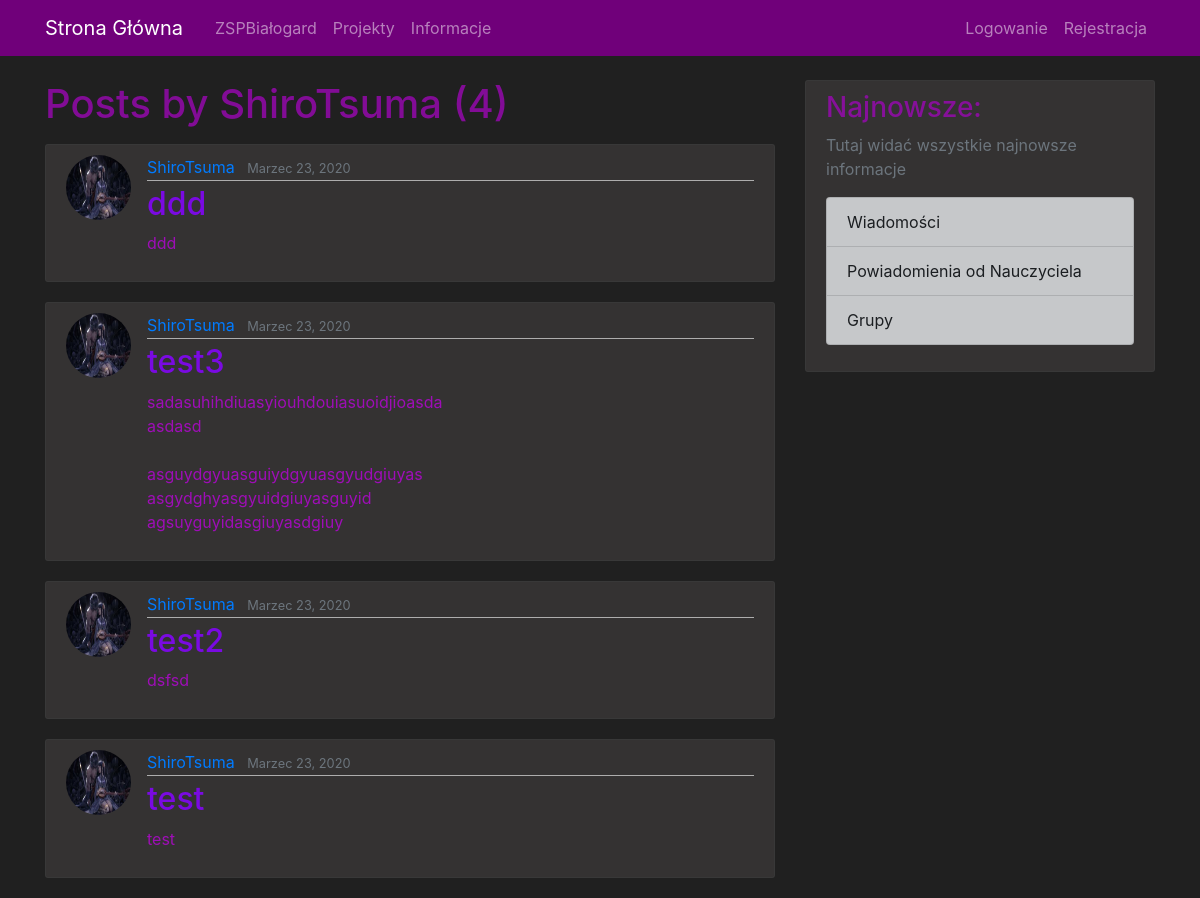
The page /user/ShiroTsuma on the database its author committed.
### mainpage/models.py (models this page shows, shortened)
class Post(models.Model):
    title = models.CharField(max_length=100)
    content = models.TextField()
    date_posted = models.DateTimeField(default=timezone.now)
    author = models.ForeignKey(User, on_delete=models.CASCADE)

### users/models.py (models this page shows, shortened)
class Profile(models.Model):
    user = models.OneToOneField(User, on_delete=models.CASCADE)
    image = models.ImageField(default='default.jpg', upload_to='profile_pics')

### mainpage/views.py (the view)
# urls.py: path('user/<str:username>', UserPostListView.as_view(), name='user-posts'),
class UserPostListView(ListView):
    model = Post
    template_name = 'mainpage/user_posts.html'  # <app>/<model>_<viewtype>.html
    context_object_name = 'posts'
    paginate_by = 5
    def get_queryset(self):
        user = get_object_or_404(User, username=self.kwargs.get('username'))
        return Post.objects.filter(author=user).order_by('-date_posted')

### mainpage/templates/mainpage/user_posts.html (shortened to what this page needs)
{% extends "mainpage/base.html" %}
{% block content %}
    <h1 class="mb-3">Posts by {{ view.kwargs.username }} ({{ page_obj.paginator.count }})</h1>
    {% for post in posts %}
        <article class="media content-section">
          <img class="rounded-circle article-img" src="{{ post.author.profile.image.url }}">
          <div class="media-body">
            <div class="article-metadata">
              <a class="mr-2" href="{% url 'user-posts' post.author.username %}">{{ post.author }}</a>
              <small class="text-muted">{{ post.date_posted|date:"F d, Y" }}</small>
            </div>
            <h2><a class="article-title" href="{% url 'post-detail' post.id %}">{{ post.title }}</a></h2>
            <p class="article-content">{{ post.content }}</p>
          </div>
        </article>
    {% endfor %}
{% endblock content %}

### mainpage/static/mainpage/main.css (style rules this page uses)
body { background: #000000df; color: #c400e6bc; margin-top: 5rem; }
h1, h2, h3, h4, h5, h6 { color: #9c07b6ca; }
.content-section { background: #3a3737cc; padding: 10px 20px; border: 1px solid #3b3b3ba9; border-radius: 3px; margin-bottom: 20px; }
.article-title { color: #8505fdde; }
.article-content { white-space: pre-line; }
.article-img { height: 65px; width: 65px; margin-right: 16px; }
.article-metadata { padding-bottom: 1px; margin-bottom: 4px; border-bottom: 1px solid #dbdbdbb9 }

### rows shown on the page
Post: author.profile.image (picture), author "ShiroTsuma", date_posted "Marzec 23, 2020", content "ddd"
Post: author.profile.image (picture), author "ShiroTsuma", date_posted "Marzec 23, 2020", content "sadasuhihdiuasyiouhdouiasuoidjioasda asdasd asguydgyuasguiydgyuasgyudgiuyas asgydghyasgyuidgiuyasguyid agsuyguyidasgiuyasdgiuy"
Post: author.profile.image (picture), author "ShiroTsuma", date_posted "Marzec 23, 2020", content "dsfsd"
Post: author.profile.image (picture), author "ShiroTsuma", date_posted "Marzec 23, 2020", content "test"

### other values the page prints
{{ view.kwargs.username }} "ShiroTsuma"
{{ page_obj.paginator.count }} "4"
